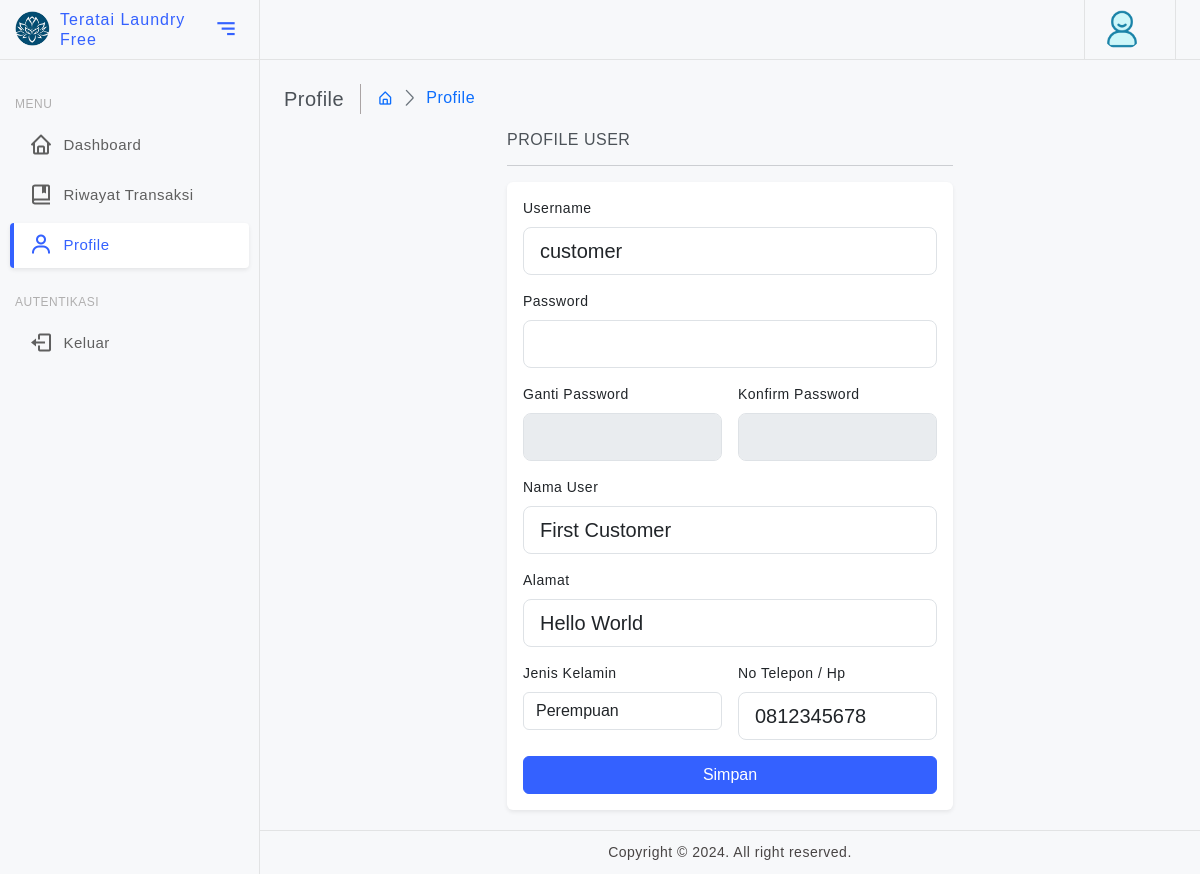
Page /dashboard.php?page=profile (signed in) on the earlier database version.
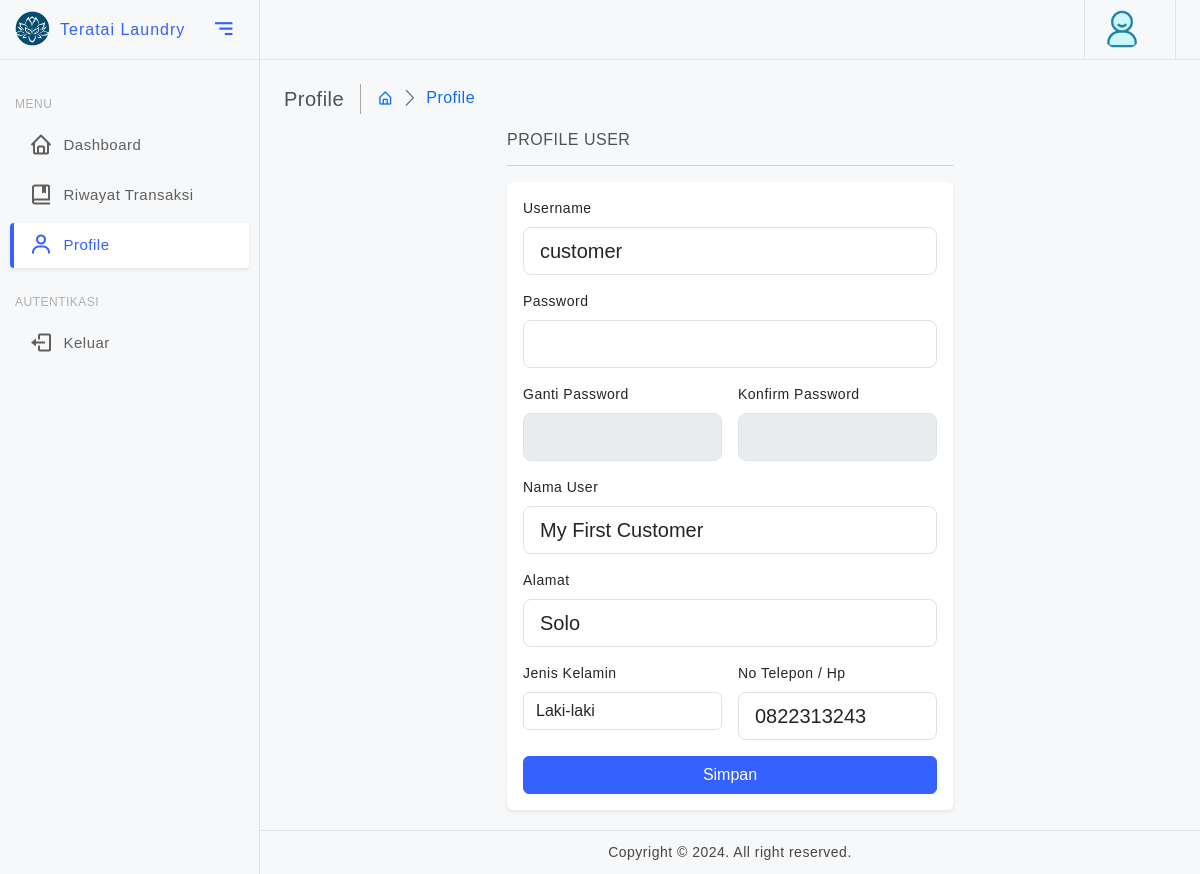
Same page on the later database version.
### tables this page shows
CREATE TABLE
  `pengaturan` (
    `id` int (11) NOT NULL,
    `nama_usaha` varchar(100) DEFAULT NULL,
    `alamat` text DEFAULT NULL,
    `email` varchar(100) DEFAULT NULL,
    `no_telepon` varchar(20) DEFAULT NULL
  );

CREATE TABLE
  `hak_akses` (
    `id` int (11) NOT NULL,
    `role_id` int (11) NOT NULL,
    `menu_id` int (11) NOT NULL
  );

CREATE TABLE
  `menu` (
    `menu_id` int (11) NOT NULL,
    `nama_menu` varchar(20) DEFAULT NULL,
    `direktori` varchar(20) DEFAULT NULL,
    `icon` varchar(50) DEFAULT NULL
  );

CREATE TABLE
  `detail_pelanggan` (
    `pelanggan_id` int (11) NOT NULL,
    `user_id` int (11) NOT NULL,
    `nama_pelanggan` varchar(100) DEFAULT NULL,
    `alamat` text DEFAULT NULL,
    `jenis_kelamin` enum ('Laki-laki', 'Perempuan') DEFAULT NULL,
    `no_hp` varchar(15) DEFAULT NULL
  );

CREATE TABLE
  `user` (
    `user_id` int (11) NOT NULL,
    `username` varchar(20) DEFAULT NULL,
    `password` text DEFAULT NULL,
    `role_id` int (11) NOT NULL,
    `is_active` int (11) DEFAULT 1
  );

### classes/DB.php (called while the page is built, shortened)
<?php
class DB
{
    private static $instance = null;
    private $conn;
    private function __construct()
    {
        $database = new Database();
        $this->conn = $database->connection();
    }
    public static function getInstance()
    {
        if (!self::$instance) {
            self::$instance = new DB();
        }
        return self::$instance;
    }
    public function connection()
    {
        return $this->conn;
    }
}

### config/connection.php (called while the page is built, shortened)
<?php
class Database
{
    private $host = "localhost:3307";
    private $user = "root";
    private $pass = "root";
    private $db = "laundry";
    public function connection()
    {
        $this->conn = null;
        try {
            $this->conn = new PDO("mysql:host=" . $this->host . ";dbname=" . $this->db, $this->user, $this->pass);
            $this->conn->setAttribute(PDO::ATTR_ERRMODE, PDO::ERRMODE_EXCEPTION);
            $this->conn->exec("set names utf8");
        } catch (PDOException $exception) {
            echo "Connection error: " . $exception->getMessage();
        }
        return $this->conn;
    }
}

### classes/Pengaturan.php (called while the page is built, shortened)
<?php
class Pengaturan
{
    private $conn;
    public function __construct()
    {
        $this->conn = DB::getInstance()->connection();
    }
    public function getPengaturan()
    {
        $query = "SELECT * FROM pengaturan";
        $stmt = $this->conn->prepare($query);
        $stmt->execute();
        return $stmt->fetch(PDO::FETCH_ASSOC);
    }
}

### classes/Menu.php (called while the page is built, shortened)
<?php
class Menu
{
    private $conn;
    public function __construct()
    {
        $this->conn = DB::getInstance()->connection();
    }
    public function read($role_id)
    {
        $query = "SELECT
                    men.direktori as dir_menu,
                    sub.direktori as dir_submenu,
                    men.*,
                    sub.*,
                    ha.*
                FROM
                    menu men
                LEFT JOIN submenu sub ON
                    men.menu_id = sub.menu_id
                LEFT JOIN hak_akses ha ON
                    men.menu_id = ha.menu_id
                WHERE
                    ha.role_id = :role_id
                ORDER BY
                    men.menu_id ASC";
        $stmt = $this->conn->prepare($query);
        $stmt->bindParam(':role_id', $role_id);
        $stmt->execute();
        $menu = [];
        while ($row = $stmt->fetch(PDO::FETCH_ASSOC)) {
            if (is_null($row['submenu_id'])) {
                $menu[$row['menu_id']]['nama_menu'] = $row['nama_menu'];
                $menu[$row['menu_id']]['direktori'] = $row['dir_menu'];
                $menu[$row['menu_id']]['icon'] = $row['icon'];
            }
        }
        return $menu;
    }
}

### classes/User.php (called while the page is built, shortened)
<?php
class User
{
    private $conn;
    public function __construct()
    {
        $this->conn = DB::getInstance()->connection();
    }
    public function getDetailUser($id, $role_id)
    {
        if ($role_id == 1) {
            $query = "select
                        dp.nama_pemilik as nama_user,
                        dp.*,
                        usr.*
                    from
                        detail_pemilik dp
                    join user usr on
                        dp.user_id = usr.user_id
                    where
                        dp.user_id = :id";
        } else {
            $query = "select
                        dp.nama_pelanggan as nama_user,
                        dp.*,
                        usr.*
                    from
                        detail_pelanggan dp
                    join user usr on
                        dp.user_id = usr.user_id
                    where
                        dp.user_id = :id";
        }
        $stmt = $this->conn->prepare($query);
        $stmt->bindParam(':id', $id);
        $stmt->execute();
        return $stmt->fetch(PDO::FETCH_ASSOC);
    }
}

### dashboard.php (the view, shortened to what the rows shown need)
<?php
require_once 'config/connection.php';
require_once 'classes/DB.php';
require_once 'classes/Menu.php';
require_once 'classes/Pengaturan.php';
$set = new Pengaturan();
$set = $set->getPengaturan();
?>
<!doctype html>
<html lang="en">
<head>
    <link href="assets/plugins/vectormap/jquery-jvectormap-2.0.2.css" rel="stylesheet" />
    <link href="assets/plugins/simplebar/css/simplebar.css" rel="stylesheet" />
    <link href="assets/plugins/perfect-scrollbar/css/perfect-scrollbar.css" rel="stylesheet" />
    <link href="assets/plugins/metismenu/css/metisMenu.min.css" rel="stylesheet" />
    <link href="assets/plugins/datatable/css/dataTables.bootstrap5.min.css" rel="stylesheet" />
    <link rel="stylesheet" href="assets/plugins/notifications/css/lobibox.min.css" />
    <link href="assets/plugins/select2/css/select2.min.css" rel="stylesheet" />
    <link href="assets/plugins/select2/css/select2-bootstrap4.css" rel="stylesheet" />
    <link href="assets/css/bootstrap.min.css" rel="stylesheet" />
    <link href="assets/css/bootstrap-extended.css" rel="stylesheet" />
    <link href="assets/css/style.css" rel="stylesheet" />
    <link href="assets/css/icons.css" rel="stylesheet">
    <link href="assets/css/fonts-google.css" rel="stylesheet">
    <link href="assets/css/pace.min.css" rel="stylesheet" />
</head>
<body>
    <div class="wrapper">
        <aside class="sidebar-wrapper" data-simplebar="true">
            <div class="sidebar-header">
                <div>
                    <h4 class="logo-text fs-6"><?= ucwords($set['nama_usaha']) ?></h4>
                </div>
            </div>
            <ul class="metismenu" id="menu">
                <?php
                $menu = new Menu();
                $menus = $menu->read($_SESSION['role_id']);
                ?>
                <?php foreach ($menus as $men) : ?>
                    <?php if (isset($men['submenu'])) : ?>
                        <li class="<?= isset($_GET['sub']) && $_GET['page'] == $men['nama_menu'] ? 'mm-active' : '' ?>">
                            <a href="javascript:;" class="has-arrow">
                                <div class="parent-icon"><i class="<?= $men['icon'] ?>"></i>
                                </div>
                                <div class="menu-title"><?= ucwords($men['nama_menu']) ?></div>
                            </a>
                            <ul>
                                <?php foreach ($men['submenu'] as $submenu) : ?>
                                    <li class="<?= isset($_GET['sub']) && $_GET['sub'] == $submenu['direktori'] && $_GET['page'] == $men['nama_menu'] ? 'mm-active' : '' ?>"> <a href="?page=<?= $men['nama_menu'] ?>&sub=<?= $submenu['direktori'] ?>"><i class="bx bx-radio-circle fs-4"></i><?= ucwords($submenu['nama_submenu']) ?></a>
                                    </li>
                                <?php endforeach; ?>
                            </ul>
                        </li>
                    <?php else : ?>
                        <li class="<?= isset($_GET['page']) && $_GET['page'] == $men['nama_menu'] ? 'mm-active' : '' ?>">
                            <a href="?page=<?= $men['direktori'] ?>">
                                <div class="parent-icon"><i class="<?= $men['icon'] ?>"></i>
                                </div>
                                <div class="menu-title"><?= ucwords($men['nama_menu']) ?></div>
                            </a>
                        </li>
                    <?php endif; ?>
                <?php endforeach; ?>
            </ul>
        </aside>
        <main class="page-content">
            <?php
            $page = isset($_GET['page']) ? $_GET['page'] : '';
            $sub = isset($_GET['sub']) ? $_GET['sub'] : '';
            if ($page == '') {
                include 'menus/main.php';
            } else if (isset($_GET['mydashboard'])) {
                include 'menus/main.php';
            } else {
                if ($sub == '') {
                    include 'menus/' . $page . '.php';
                } else {
                    include 'menus/' . $page . '/' . $sub . '.php';
                }
            }
            ?>
        </main>
    </div>
</body>
</html>

### menus/profile.php (shortened to what the rows shown need)
<div class="page-breadcrumb d-none d-sm-flex align-items-center mb-3">
    <div class="breadcrumb-title pe-3">Profile</div>
    <div class="ps-3">
        <nav aria-label="breadcrumb">
            <ol class="breadcrumb mb-0 p-0">
                <li class="breadcrumb-item"><a href="?mydashboard"><i class="bx bx-home-alt"></i></a>
                </li>
                <li class="breadcrumb-item active" aria-current="page"><a href="?page=<?= $_GET['page'] ?>">Profile</a></li>
            </ol>
        </nav>
    </div>
</div>
<?php
require_once 'classes/User.php';
$detailUser = new user();
$detailUser = $detailUser->getDetailUser($_SESSION['user_id'], $_SESSION['role_id']);
?>
<div class="col-xl-6 mx-auto">
    <h6 class="mb-0 text-uppercase">Profile User</h6>
    <hr />
    <div class="card">
        <div class="card-body">
            <form class="row g-3" id="form-user">
                <div class="col-12">
                    <label class="form-label">Username</label>
                    <input type="text" class="form-control form-control-lg" name="username" value="<?= $detailUser['username'] ?>">
                </div>
                <div class="col-12">
                    <label class="form-label">Password</label>
                    <input type="password" class="form-control form-control-lg" name="password" onchange="checkPasswordUser('<?= $detailUser['user_id'] ?>')">
                </div>
                <div class="col-6">
                    <label class="form-label">Ganti Password</label>
                    <input type="password" class="form-control form-control-lg" name="change_password1" disabled>
                </div>
                <div class="col-6">
                    <label class="form-label">Konfirm Password</label>
                    <input type="password" class="form-control form-control-lg" name="change_password2" disabled onkeyup="checkConfirmPassword()">
                </div>
                <div class="col-12">
                    <label class="form-label">Nama User</label>
                    <input type="text" class="form-control form-control-lg" name="nama_user" value="<?= ucwords($detailUser['nama_user']) ?>">
                </div>
                <?php if ($_SESSION['role_id'] == 2) : ?>
                    <div class="col-12">
                        <label class="form-label">Alamat</label>
                        <input type="text" class="form-control form-control-lg" name="alamat" value="<?= ucwords($detailUser['alamat']) ?>">
                    </div>
                    <div class="col-6">
                        <label class="form-label">Jenis Kelamin</label>
                        <select class="form-control" id="jenis_kelamin" name="jenis_kelamin" required>
                            <option value="Laki-laki" <?= $detailUser['jenis_kelamin'] == 'Laki-laki' ? 'selected' : '' ?>>Laki-laki</option>
                            <option value="Perempuan" <?= $detailUser['jenis_kelamin'] == 'Perempuan' ? 'selected' : '' ?>>Perempuan</option>
                        </select>
                    </div>
                    <div class="col-6">
                        <label class="form-label">No Telepon / Hp</label>
                        <input type="text" class="form-control form-control-lg" name="no_hp" value="<?= $detailUser['no_hp'] ?>">
                    </div>
                <?php endif; ?>
                <div class="col-12">
                    <div class="d-grid">
                        <button type="button" class="btn btn-primary" id="btn-update-user" onclick="updateUser('<?= $detailUser['user_id'] ?>', '<?= $_SESSION['the_id'] ?>', '<?= $_SESSION['role_id'] ?>')">Simpan</button>
                    </div>
                </div>
            </form>
        </div>
    </div>
</div>

Differences in the rows shown:
changed pengaturan: nama_usaha "Teratai Laundry Free" → "Teratai Laundry"
changed detail_pelanggan "customer": nama_user "First Customer" → "My First Customer"; alamat "Hello World" → "Solo"; jenis_kelamin "Perempuan" → "Laki-laki"; no_hp "0812345678" → "0822313243"
